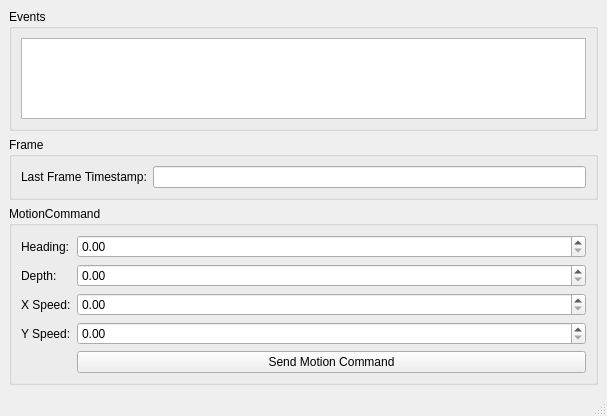
<?xml version="1.0" encoding="UTF-8"?>
<ui version="4.0">
 <class>MainWindow</class>
 <widget class="QMainWindow" name="MainWindow">
  <property name="geometry">
   <rect>
    <x>0</x>
    <y>0</y>
    <width>607</width>
    <height>416</height>
   </rect>
  </property>
  <property name="windowTitle">
   <string>MainWindow</string>
  </property>
  <widget class="QWidget" name="centralwidget">
   <layout class="QVBoxLayout" name="verticalLayout">
    <item>
     <widget class="QGroupBox" name="groupBox_3">
      <property name="title">
       <string>Events</string>
      </property>
      <layout class="QVBoxLayout" name="verticalLayout_2">
       <item>
        <widget class="QListWidget" name="event_list"/>
       </item>
      </layout>
     </widget>
    </item>
    <item>
     <widget class="QGroupBox" name="groupBox">
      <property name="title">
       <string>Frame</string>
      </property>
      <layout class="QGridLayout" name="gridLayout_2">
       <item row="0" column="0">
        <widget class="QLabel" name="label">
         <property name="text">
          <string>Last Frame Timestamp:</string>
         </property>
        </widget>
       </item>
       <item row="0" column="1">
        <widget class="QLineEdit" name="frame_time">
         <property name="readOnly">
          <bool>true</bool>
         </property>
        </widget>
       </item>
      </layout>
     </widget>
    </item>
    <item>
     <widget class="QGroupBox" name="groupBox_2">
      <property name="title">
       <string>MotionCommand</string>
      </property>
      <layout class="QGridLayout" name="gridLayout_3">
       <item row="1" column="0">
        <widget class="QLabel" name="label_3">
         <property name="sizePolicy">
          <sizepolicy hsizetype="Maximum" vsizetype="Minimum">
           <horstretch>0</horstretch>
           <verstretch>0</verstretch>
          </sizepolicy>
         </property>
         <property name="text">
          <string>Depth:</string>
         </property>
        </widget>
       </item>
       <item row="1" column="1">
        <widget class="QDoubleSpinBox" name="command_z">
         <property name="sizePolicy">
          <sizepolicy hsizetype="Minimum" vsizetype="Minimum">
           <horstretch>0</horstretch>
           <verstretch>0</verstretch>
          </sizepolicy>
         </property>
        </widget>
       </item>
       <item row="2" column="0">
        <widget class="QLabel" name="label_4">
         <property name="sizePolicy">
          <sizepolicy hsizetype="Maximum" vsizetype="Minimum">
           <horstretch>0</horstretch>
           <verstretch>0</verstretch>
          </sizepolicy>
         </property>
         <property name="text">
          <string>X Speed:</string>
         </property>
        </widget>
       </item>
       <item row="0" column="0">
        <widget class="QLabel" name="label_2">
         <property name="sizePolicy">
          <sizepolicy hsizetype="Maximum" vsizetype="Minimum">
           <horstretch>0</horstretch>
           <verstretch>0</verstretch>
          </sizepolicy>
         </property>
         <property name="text">
          <string>Heading:</string>
         </property>
        </widget>
       </item>
       <item row="0" column="1">
        <widget class="QDoubleSpinBox" name="command_heading">
         <property name="sizePolicy">
          <sizepolicy hsizetype="Minimum" vsizetype="Minimum">
           <horstretch>0</horstretch>
           <verstretch>0</verstretch>
          </sizepolicy>
         </property>
        </widget>
       </item>
       <item row="2" column="1">
        <widget class="QDoubleSpinBox" name="command_x_speed">
         <property name="sizePolicy">
          <sizepolicy hsizetype="Minimum" vsizetype="Minimum">
           <horstretch>0</horstretch>
           <verstretch>0</verstretch>
          </sizepolicy>
         </property>
        </widget>
       </item>
       <item row="4" column="1">
        <widget class="QPushButton" name="position_button">
         <property name="text">
          <string>Send Motion Command</string>
         </property>
        </widget>
       </item>
       <item row="3" column="1">
        <widget class="QDoubleSpinBox" name="command_y_speed"/>
       </item>
       <item row="3" column="0">
        <widget class="QLabel" name="label_5">
         <property name="sizePolicy">
          <sizepolicy hsizetype="Maximum" vsizetype="Minimum">
           <horstretch>0</horstretch>
           <verstretch>0</verstretch>
          </sizepolicy>
         </property>
         <property name="text">
          <string>Y Speed:</string>
         </property>
        </widget>
       </item>
      </layout>
     </widget>
    </item>
   </layout>
  </widget>
  <widget class="QMenuBar" name="menubar">
   <property name="geometry">
    <rect>
     <x>0</x>
     <y>0</y>
     <width>607</width>
     <height>25</height>
    </rect>
   </property>
  </widget>
  <widget class="QStatusBar" name="statusbar"/>
 </widget>
 <resources/>
 <connections/>
</ui>
